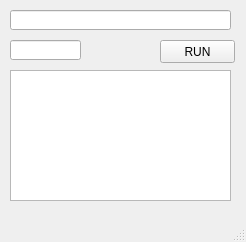
<?xml version="1.0" encoding="UTF-8"?>
<ui version="4.0">
 <class>MainWindow</class>
 <widget class="QMainWindow" name="MainWindow">
  <property name="geometry">
   <rect>
    <x>0</x>
    <y>0</y>
    <width>246</width>
    <height>242</height>
   </rect>
  </property>
  <property name="windowTitle">
   <string>MainWindow</string>
  </property>
  <widget class="QWidget" name="centralwidget">
   <widget class="QLineEdit" name="lineEdit">
    <property name="geometry">
     <rect>
      <x>10</x>
      <y>10</y>
      <width>221</width>
      <height>20</height>
     </rect>
    </property>
   </widget>
   <widget class="QLineEdit" name="lineEdit_2">
    <property name="geometry">
     <rect>
      <x>10</x>
      <y>40</y>
      <width>71</width>
      <height>20</height>
     </rect>
    </property>
   </widget>
   <widget class="QPushButton" name="pushButton">
    <property name="geometry">
     <rect>
      <x>160</x>
      <y>40</y>
      <width>75</width>
      <height>23</height>
     </rect>
    </property>
    <property name="text">
     <string>RUN</string>
    </property>
   </widget>
   <widget class="QTextBrowser" name="textBrowser">
    <property name="geometry">
     <rect>
      <x>10</x>
      <y>70</y>
      <width>221</width>
      <height>131</height>
     </rect>
    </property>
   </widget>
  </widget>
  <widget class="QMenuBar" name="menubar">
   <property name="geometry">
    <rect>
     <x>0</x>
     <y>0</y>
     <width>246</width>
     <height>23</height>
    </rect>
   </property>
  </widget>
  <widget class="QStatusBar" name="statusbar"/>
 </widget>
 <resources/>
 <connections/>
</ui>
